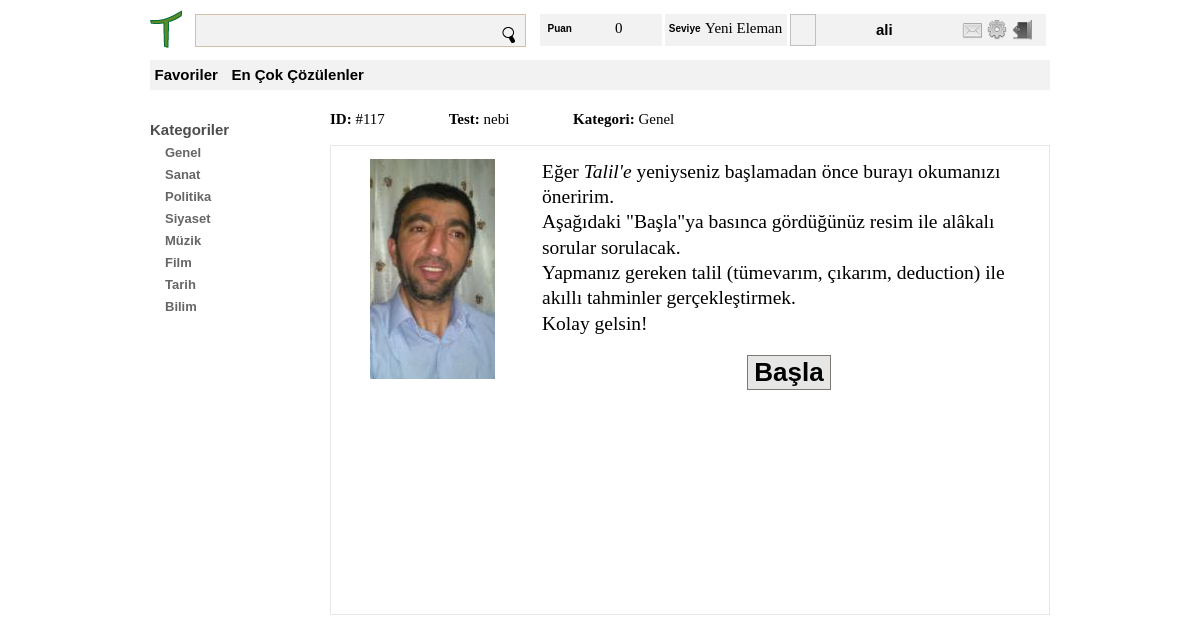
Screenshot of /test.php?id=117 (signed in) with the database file from the repository.
### tables this page shows
CREATE TABLE IF NOT EXISTS `test_kategorileri` (
  `id` int(5) NOT NULL AUTO_INCREMENT,
  `kategori` varchar(50) NOT NULL,
  `ust_kategori_id` int(5) NOT NULL DEFAULT '0',
  PRIMARY KEY (`id`),
  KEY `ust_kategori_id` (`ust_kategori_id`)
);

CREATE TABLE IF NOT EXISTS `testler` (
  `id` int(10) NOT NULL AUTO_INCREMENT,
  `olusturan_id` int(10) NOT NULL,
  `zorluk_id` int(3) NOT NULL,
  `etiket` varchar(100) DEFAULT NULL,
  `aciklama` varchar(300) DEFAULT NULL,
  `olusturulma_tarihi` varchar(100) DEFAULT NULL,
  `kategori_id` int(4) NOT NULL,
  `cozulme_sayisi` int(30) NOT NULL,
  PRIMARY KEY (`id`),
  UNIQUE KEY `etiket` (`etiket`),
  KEY `olusturan_id` (`olusturan_id`),
  KEY `zorluk_derecesi_id` (`zorluk_id`),
  KEY `kategori_id` (`kategori_id`)
);

### essek/class.Cevap.php (called while the page is built, shortened)
<?php
	class Cevap
	{
		private $govdeDosyasi = "";
		public function giydir($html, $uygulama_adi = null)
		{
			$govde = $this->govdeGiydir();
			return $this;
		}
		private function govdeGiydir()
		{
			include_once ($this->govdeDosyasi);
			return ob_get_clean();
		}
		public function ataGovdeDosyasi($govdeDosyasi)
		{
			$this->govdeDosyasi = $govdeDosyasi;
			return $this;
		}
	}
?>

### essek/sql/class.Mysql.php (called while the page is built, shortened)
<?php
require_once str_replace('\\', '/', dirname(__DIR__)) . '/class.Mesaj.php';
class Mysql extends Surucu
{
	public $host = "localhost";
	public $kullanici = "root";
	public $sifre = "";
	public $mysqli = null;
	public $mysqliSonuc = null;
	public $etkilenenSatirSayisi = - 1;
	public function calistir($sorgu)
	{
		$gcc_etkilenenSatirSayisi = $this->etkilenenSatirSayisi;
		$this->etkilenenSatirSayisi = 0;
		try
		{
			$sonuc = $this->mysqli->query($sorgu);
			if ($sonuc)
			{
				if ($sonuc instanceof MySQLi_Result)
				{
					$this->mysqliSonuc = $sonuc;
					$this->mysqliSonucMevcutmu = true;
					$this->etkilenenSatirSayisi = $this->mysqli->affected_rows;
				}
				else
				{
					$this->etkilenenSatirSayisi = $this->mysqli->affected_rows;
					$this->sonEklenen = $this->mysqli->insert_id;
				}
			}
			else
			{
				throw new exSorguHatasi($sorgu, $this->mysqli->errno, $this->mysqli->error);
			}
		}
		catch (mysqli_sql_exception $hata)
		{
			$this->etkilenenSatirSayisi = $gcc_etkilenenSatirSayisi;
			throw new exSorguHatasi($sorgu, $hata->getCode(), $hata->getMessage());
		}
	}
	public function sonuc($cokSatirli = false)
	{
		$mesaj = new Mesaj();
		if ($cokSatirli)
		{
			$mesaj->ataMesaj($this->mysqliSonuc->fetch_all(MYSQLI_ASSOC));
		}
		else
		{
			$mesaj->ataMesaj($this->mysqliSonuc->fetch_assoc());
		}
		return $mesaj;
	}
	protected function baglan($veritabani)
	{
		try
		{
			$this->mysqli = new MySQLi($this->host, $this->kullanici, $this->sifre, $veritabani);
		}
		catch (mysqli_sql_exception $hata)
		{
			throw new exBaglantiHatasi($this->host, $this->kullanici, $hata->getCode(), $hata->getMessage());
		}
	}
	protected function ilkSorgulariGerceklestir()
	{
		$ilkSorgular = array(
				"SET NAMES 'utf8'",
				"SET CHARACTER SET utf8",
				"SET COLLATION_CONNECTION = 'utf8_turkish_ci'"
		);
	}
}
?>

### essek/sql/class.SQL.php (called while the page is built, shortened)
<?php
class SQL
{
	public $sorgu;
	private $surucu;
	public function __construct($surucu)
	{
		$this->sorgu = "";
		$this->surucu = $surucu;
	}
	public function calistir()
	{
		if ($this->surucu != null)
		{
			$this->surucu->calistir($this->sorgu);
		}
	}
	public function select($sutunlar = null)
	{
		if (is_string($sutunlar))
		{
			$sutunlar = array(
					$sutunlar
			);
		}
		$this->sorgu = sprintf("SELECT %s", implode(", ", $sutunlar));
		return $this;
	}
	public function from($tablolar)
	{
		if (is_string($tablolar))
		{
			$tablolar = (array) $tablolar;
		}
		$this->sorgu .= sprintf(" FROM %s", implode(", ", $tablolar));
		return $this;
	}
	public function where($sutunlarDegerler = null, $post = false)
	{
		$gecici = " WHERE";
		$this->sorgu .= $gecici;
		return $this;
	}
	public function filtre($sutun, $deger, $operator = null,  $post = false)
	{
		if ($operator == null || $operator == "")
		{
			$operator = "=";
		}
		$deger = $this->degerPOST($deger, $post);
		$deger = $this->degerSorgu($deger);
		$this->sorgu .= " " . $sutun . " " . $operator . " " . $deger;
		return $this;
	}
	public function filtreString($filtre)
	{
		$this->sorgu .= " ".$filtre;
		return $this;
	}
	public function ve()
	{
		$this->sorgu .= " AND ";
		return $this;
	}
	private function degerPOST($deger, $post)
	{
		return $deger;
	}
	private function degerSorgu($deger)
	{
		if (is_object($deger))
		{
			$deger = $this->sorguyaHazirla($deger->scalar);
		}
		else if (is_string($deger))
		{
			$deger = $this->tirnakla($this->sorguyaHazirla($deger));
		}
		return $deger;
	}
	private function tirnakla($deger)
	{
		if (is_numeric($deger))
		{
			return $deger;
		}
	}
	private function sorguyaHazirla($deger)
	{
		if (is_numeric($deger))
		{
			return $deger;
		}
	}
}
?>

### essek/class.Mesaj.php (called while the page is built, shortened)
<?php
class Mesaj
{
	private $mesaj;
	public function __construct()
	{
		$this->mesaj = true;
	}
	public function ataMesaj($mesaj)
	{
		$this->mesaj = $mesaj;
	}
	public function alMesaj()
	{
		return $this->mesaj;
	}
}
?>

### sablon/anasayfa/tl_as_menu.phtml (the view)
<?php
$talil = new Mysql('talil');
try
{
	Mysql::sql($talil)
	->select('*')
	->from('test_kategorileri')
	->calistir();
	if ($talil->etkilenenSatirSayisi > 0)
	{
		$kategoriler = $talil->sonuc(true)->alMesaj();
	}
}
catch (exVeritabani $hata){}
?>
<div id="menu">
	<dl>
		<dt>Kategoriler</dt>
		<dd>
			<ul>
				<?php
					foreach($kategoriler as $k)
					{
						echo '<li>'.$k['kategori'].'</li>';
					}
				?>
			</ul>
		</dd>
	</dl>
</div>

### sablon/anasayfa/test.phtml (shortened to what this page needs)
<?php
try
{
	$talil = new Mysql('talil');
	$id = $_GET['id'];
	Mysql::sql($talil)
	->select('t.etiket AS testEtiket, concat(d.dizin, d.ad) AS img, d.yukseklik AS y, d.genislik AS g, k.kategori')
	->from('testler AS t, dosyalar AS d, test_kategorileri AS k')
	->where()
	->filtre('t.id', $id)->ve()
	->filtreString('t.id = d.test_id')->ve()
	->filtreString('t.kategori_id = k.id')->ve()
	->filtreString('d.ad LIKE "%parmak%"')->ve()
	->filtreString('d.durum_id = 2')
	->calistir();
	if ($talil->etkilenenSatirSayisi > 0)
	{
		$test = $talil->sonuc()->alMesaj();
	}
}
catch (exVeritabani $hata)
{
}
include_once 'tl_as_ust.phtml';
?>
<div id="dolma" class="arac_cubugu fl_tmr">
	<?php include_once 'tl_as_menu.phtml';?>
	<div id="icerik">
		<div id="test">
			<div id="bilgiler">
				<span><b>ID: </b>#<?php echo $id;?></span>
				<span class="kydr_sg_4"><b>Test: </b><?php echo $test["testEtiket"];?></span>
				<span class="kydr_sg_4"><b>Kategori: </b><?php echo $test["kategori"];?></span>
			</div>
			<div class="soru kutu">
				<div class="soru_resim">
					<img src="<?php echo $test["img"];?>">
				</div>
				<div class="soru_icerik">
					<p class="soru_metin">
						Eğer <i>Talil'e</i> yeniyseniz başlamadan önce burayı okumanızı öneririm.<br/>
						Aşağıdaki "Başla"ya basınca gördüğünüz resim ile alâkalı sorular sorulacak. <br/>
						Yapmanız gereken talil (tümevarım, çıkarım, deduction) ile akıllı tahminler gerçekleştirmek.<br/>
						Kolay gelsin!
					</p>
					<div class="t_orta">
						<input type="button" class="btn_gnl btn_testi_baslat el_goster" value="Başla" id="testi_baslat"/>
					</div>
				</div>
			</div>
		</div>
	</div>
</div>

### sablon/kaynaklar/css/ilklendirme.css (style rules this page uses)
body { margin: 0; padding: 0; color: #000; font-size: 62.5%; line-height: 1.3; cursor: default; font-family: Arial, Helvetica, sans-serif; }
ul, ol, dl , li { padding: 0; margin: 0; list-style-type: none; }
h1, h2, h3, h4, h5, h6, p { margin-top: 0; }

### sablon/kaynaklar/css/ortak.css (style rules this page uses)
.fl_tmr { overflow:auto; }
.kydr_sg_4 { margin-left:4em; }
.t_orta { text-align:center; }
.kutu { border: thin solid #E6E6E6; }
.rnk_mtn, #menu li { color: #666666 }
.rnk_frm_bslk, .rnk_ab_lnk, #menu dt { color: #4D4D4D; }
.btn_gnl { background-color: #E6E6E6; border: thin solid #7E7872; font-weight: 900; }
.arac_cubugu { width: 90em; margin: 0 auto; margin-top: 1em; }

### sablon/anasayfa/css/anasayfa.css (style rules this page uses)
#menu { width:20%; float:left; margin-top:2em; }
#menu dd { margin-left:1.5em; }
#menu dt { font-size:1.5em; font-weight:bolder; }
#menu li { font-size:1.3em; margin-top:0.4em; font-weight:bold; cursor:pointer; }
#icerik { width:80%; float:right; margin-bottom: 2em; }
#icerik #test { margin-top:1em; font-family:"Times New Roman", serif; }
#test #bilgiler { font-size:1.5em; margin-bottom:1em; }
.btn_testi_baslat { font-size:2em; }
.soru { height:35em; padding-left:3em; padding-top:1em; padding-right:1em; font-size:1.3em; }
.soru_resim { float:left; width:10em; height:15em; }
.soru_icerik { float:right; width:38em; }
.soru_metin { font-size:1.5em; }

### rows the page displays
test_kategorileri: kategori "Genel"
test_kategorileri: kategori "Sanat"
test_kategorileri: kategori "Politika"
test_kategorileri: kategori "Siyaset"
test_kategorileri: kategori "Müzik"
test_kategorileri: kategori "Film"
test_kategorileri: kategori "Tarih"
test_kategorileri: kategori "Bilim"
testler: etiket "nebi", kategori.kategori "Genel"

### other values shown
Oturum::al("kullanici")["puan"] "0"
Oturum::al("kullanici")["seviye"] "Yeni Eleman"
Oturum::al("kullanici")["kullanici_adi"] "ali"
$id "117"
